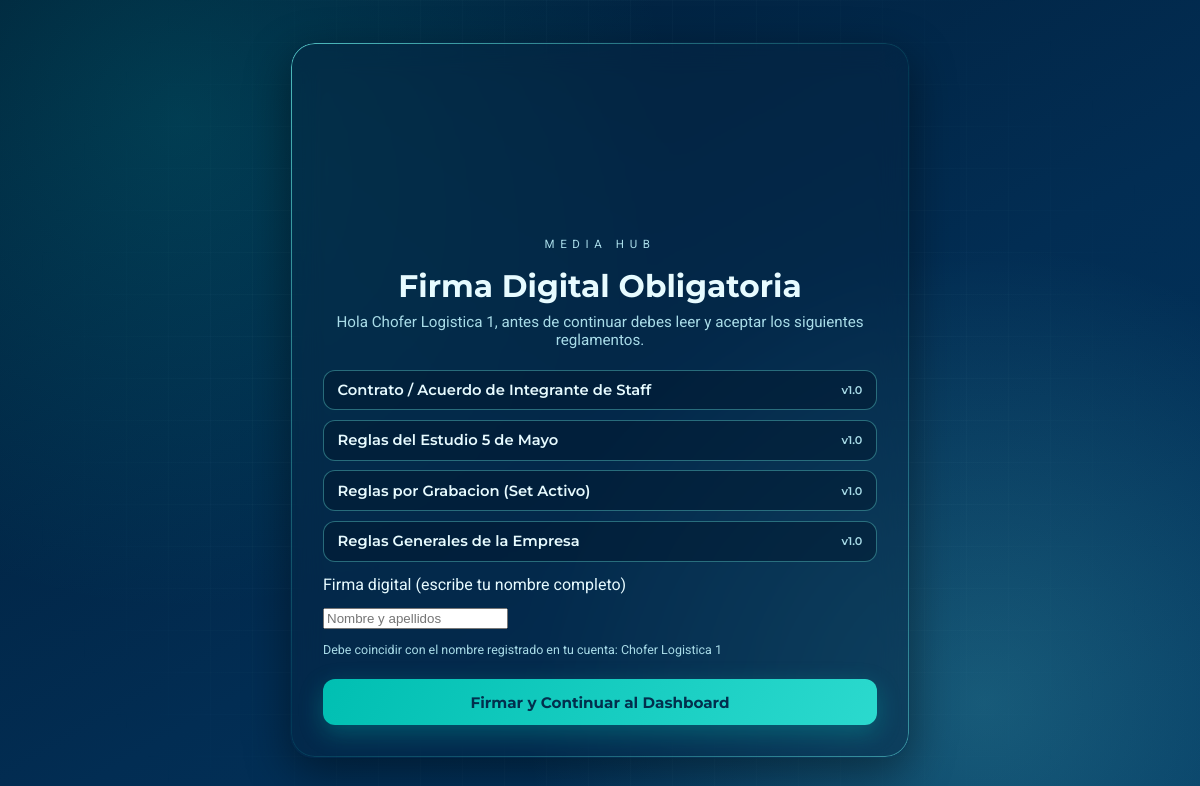
/legal/firma.php (signed in), run on the app's committed database.
### tables this page shows
CREATE TABLE IF NOT EXISTS `user_legal_signatures` (
  `id` INT(11) NOT NULL AUTO_INCREMENT,
  `user_id` INT(11) NOT NULL,
  `document_id` INT(11) NOT NULL,
  `signed` TINYINT(1) NOT NULL DEFAULT 0,
  `signed_at` DATETIME DEFAULT NULL,
  `ip_address` VARCHAR(45) DEFAULT NULL,
  PRIMARY KEY (`id`),
  UNIQUE KEY `user_document` (`user_id`,`document_id`),
  CONSTRAINT `fk_signature_user` FOREIGN KEY (`user_id`) REFERENCES `users` (`id`) ON DELETE CASCADE,
  CONSTRAINT `fk_signature_document` FOREIGN KEY (`document_id`) REFERENCES `legal_documents` (`id`) ON DELETE CASCADE
);

CREATE TABLE IF NOT EXISTS `legal_documents` (
  `id` INT(11) NOT NULL AUTO_INCREMENT,
  `code` VARCHAR(40) NOT NULL,
  `title` VARCHAR(150) NOT NULL,
  `content` TEXT NOT NULL,
  `version` VARCHAR(10) NOT NULL DEFAULT '1.0',
  `sort_order` INT(2) NOT NULL DEFAULT 0,
  `updated_at` TIMESTAMP NOT NULL DEFAULT CURRENT_TIMESTAMP ON UPDATE CURRENT_TIMESTAMP,
  PRIMARY KEY (`id`),
  UNIQUE KEY `code` (`code`)
);

### legal/firma.php (the view, shortened to what this page needs)
<?php
$pdo = Database::getInstance()->getConnection();
$userId = (int) $_SESSION['user_id'];
$stmt = $pdo->prepare(
    'SELECT d.id, d.code, d.title, d.content, d.version, s.signed
     FROM legal_documents d
     JOIN user_legal_signatures s ON s.document_id = d.id
     WHERE s.user_id = :user_id
     ORDER BY d.sort_order ASC'
);
$stmt->execute(['user_id' => $userId]);
$documents = $stmt->fetchAll();
$pendingDocuments = array_filter($documents, static fn ($doc) => (int) $doc['signed'] === 0);
?>
<!DOCTYPE html>
<html lang="es">
<head>
    <link rel="stylesheet" href="../assets/css/main.css">
    <link rel="stylesheet" href="../assets/css/legal.css">
</head>
<body>
    <main class="viewport legal-viewport" aria-labelledby="legal-title">
        <section class="login-shell legal-shell" role="region" aria-label="Firma digital de reglamentos">
            <div class="brand-block">
                <div class="brand-mark" aria-hidden="true">
                    <img src="../assets/img/logo.png" alt="Isotipo Media HUB" loading="eager" decoding="async">
                </div>
                <p class="brand-label">MEDIA HUB</p>
            </div>
            <header class="panel-header">
                <h1 id="legal-title">Firma Digital Obligatoria</h1>
                <p>Hola <?php echo htmlspecialchars((string) $_SESSION['full_name'], ENT_QUOTES, 'UTF-8'); ?>, antes de continuar debes leer y aceptar los siguientes reglamentos.</p>
            </header>
            <form class="legal-form" method="post" action="firma.php" novalidate>
                <div class="legal-doc-list">
                    <?php foreach ($pendingDocuments as $doc): ?>
                        <details class="legal-doc">
                            <summary>
                                <?php echo htmlspecialchars($doc['title'], ENT_QUOTES, 'UTF-8'); ?>
                                <span class="legal-doc-version">v<?php echo htmlspecialchars($doc['version'], ENT_QUOTES, 'UTF-8'); ?></span>
                            </summary>
                        </details>
                    <?php endforeach; ?>
                </div>
                <label for="signature_name">Firma digital (escribe tu nombre completo)</label>
                <div class="field-wrap">
                    <input type="text" id="signature_name" name="signature_name" autocomplete="name" placeholder="Nombre y apellidos" required>
                </div>
                <small class="field-message">Debe coincidir con el nombre registrado en tu cuenta: <?php echo htmlspecialchars((string) $_SESSION['full_name'], ENT_QUOTES, 'UTF-8'); ?></small>
                <button type="submit">Firmar y Continuar al Dashboard</button>
            </form>
        </section>
    </main>
</body>
</html>

### assets/css/main.css (style rules this page uses)
* { box-sizing: border-box; }
html, body { margin: 0; min-height: 100%; }
body { background: radial-gradient(circle at 15% 15%, rgba(0, 191, 178, 0.18), transparent 40%), radial-gradient(circle at 82% 88%, rgba(111, 250, 240, 0.2), transparent 38%), linear-gradient(150deg, #011c35, var(--deep-sea-blue) 56%, #01355f); color: var(--text-main); font-family: "Roboto", sans-serif; }
.viewport { min-height: 100vh; display: grid; place-items: center; padding: 1.5rem; position: relative; overflow: hidden; }
.viewport::before { content: ""; position: absolute; inset: 0; background-image: linear-gradient(rgba(169, 220, 232, 0.05) 1px, transparent 1px), linear-gradient(90deg, rgba(169, 220, 232, 0.05) 1px, transparent 1px); background-size: 42px 42px; mask-image: radial-gradient(circle at center, black 25%, transparent 82%); }
.login-shell { width: min(460px, 100%); padding: 2rem; border-radius: 24px; background: var(--panel-bg); backdrop-filter: blur(15px); -webkit-backdrop-filter: blur(15px); border: 1px solid transparent; position: relative; box-shadow: 0 14px 45px rgba(0, 0, 0, 0.42); animation: rise 0.7s ease both; }
.login-shell::before { content: ""; position: absolute; inset: 0; border-radius: inherit; padding: 1px; background: linear-gradient(135deg, rgba(111, 250, 240, 0.7), rgba(0, 191, 178, 0.1), rgba(111, 250, 240, 0.45)); -webkit-mask: linear-gradient(#000 0 0) content-box, linear-gradient(#000 0 0); -webkit-mask-composite: xor; mask-composite: exclude; pointer-events: none; }
.brand-block { display: grid; justify-items: center; gap: 0.35rem; }
.brand-mark { width: 100%; max-width: 180px; filter: drop-shadow(0 0 14px rgba(0, 191, 178, 0.48)); display: grid; place-items: center; }
.brand-mark img { width: 100%; display: block; height: auto; }
.brand-label { margin: 0; letter-spacing: 0.35rem; font-size: 0.72rem; color: var(--text-soft); }
.panel-header { margin: 1rem 0 1.3rem; text-align: center; }
.panel-header h1 { margin: 0; font-family: "Montserrat", sans-serif; font-size: clamp(1.5rem, 2.6vw, 1.95rem); font-weight: 700; }
.panel-header p { margin: 0.5rem 0 0; color: var(--text-soft); font-size: 0.95rem; }
.field-wrap { position: relative; }
.field-message { min-height: 1rem; margin: 0; font-size: 0.78rem; color: var(--text-soft); }
button[type="submit"] { margin-top: 0.45rem; border: none; border-radius: 12px; padding: 0.85rem 1rem; color: #022f4d; font-family: "Montserrat", sans-serif; font-weight: 700; font-size: 0.95rem; cursor: pointer; background: linear-gradient(120deg, var(--pacific-turquoise) 0%, #33ded3 55%, var(--pacific-turquoise) 100%); background-size: 220% 100%; transition: transform 180ms ease, box-shadow 180ms ease, background-position 450ms ease; box-shadow: 0 8px 24px rgba(0, 191, 178, 0.3); }

### assets/css/legal.css (style rules this page uses)
.legal-shell { width: min(620px, 100%); max-height: 92vh; overflow-y: auto; }
.legal-form { display: grid; gap: 0.85rem; margin-top: 0.5rem; }
.legal-doc-list { display: grid; gap: 0.6rem; }
.legal-doc { border: 1px solid var(--border-soft); border-radius: 12px; background: var(--field-bg); padding: 0.65rem 0.85rem; }
.legal-doc summary { cursor: pointer; font-family: "Montserrat", sans-serif; font-weight: 600; font-size: 0.92rem; color: var(--text-main); display: flex; justify-content: space-between; align-items: center; gap: 0.5rem; list-style: none; }
.legal-doc-version { font-size: 0.7rem; color: var(--text-soft); white-space: nowrap; }

### data on the page
user_legal_signatures: document.title "Contrato / Acuerdo de Integrante de Staff", document.version "1.0"
user_legal_signatures: document.title "Reglas del Estudio 5 de Mayo", document.version "1.0"
user_legal_signatures: document.title "Reglas por Grabacion (Set Activo)", document.version "1.0"
user_legal_signatures: document.title "Reglas Generales de la Empresa", document.version "1.0"

### other printed values
$_SESSION['full_name'] "Chofer Logistica 1"
